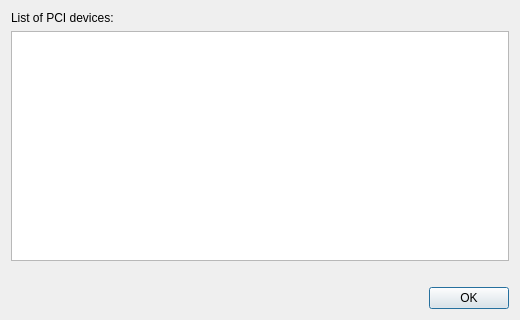
<?xml version="1.0" encoding="UTF-8"?>
<ui version="4.0">
 <class>PCIDeviceList</class>
 <widget class="QDialog" name="PCIDeviceList">
  <property name="geometry">
   <rect>
    <x>0</x>
    <y>0</y>
    <width>520</width>
    <height>320</height>
   </rect>
  </property>
  <property name="windowTitle">
   <string>PCI devices</string>
  </property>
  <layout class="QVBoxLayout" name="verticalLayout">
   <item>
    <widget class="QLabel" name="label">
     <property name="text">
      <string>List of PCI devices:</string>
     </property>
    </widget>
   </item>
   <item>
    <widget class="QListWidget" name="listWidget"/>
   </item>
   <item>
    <widget class="QLabel" name="statusLabel">
     <property name="wordWrap">
      <bool>true</bool>
     </property>
     <property name="text">
      <string/>
     </property>
    </widget>
   </item>
   <item>
    <widget class="QDialogButtonBox" name="buttonBox">
     <property name="orientation">
      <enum>Qt::Horizontal</enum>
     </property>
     <property name="standardButtons">
      <set>QDialogButtonBox::Ok</set>
     </property>
    </widget>
   </item>
  </layout>
 </widget>
 <resources/>
 <connections>
  <connection>
   <sender>buttonBox</sender>
   <signal>accepted()</signal>
   <receiver>PCIDeviceList</receiver>
   <slot>accept()</slot>
  </connection>
  <connection>
   <sender>buttonBox</sender>
   <signal>rejected()</signal>
   <receiver>PCIDeviceList</receiver>
   <slot>reject()</slot>
  </connection>
 </connections>
</ui>
